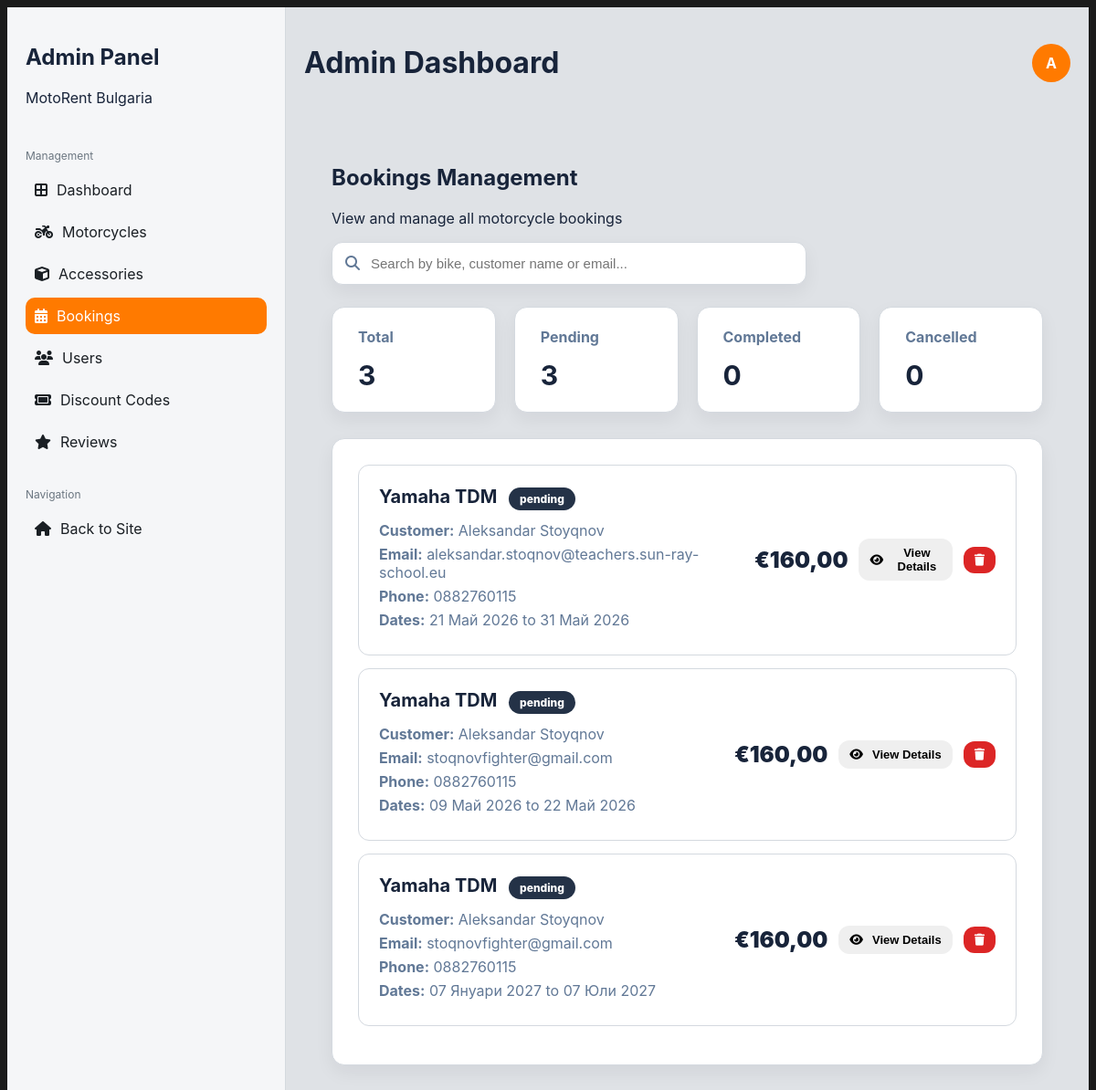
The app's page /dashboard/admin/bookings/ (signed in) with its own data.
### booking/models.py (models this page shows, shortened)
class Booking(models.Model):
    motorcycle = models.ForeignKey(Motorcycle, on_delete=models.CASCADE, related_name="bookings")
    full_name = models.CharField(max_length=120)
    email = models.EmailField()
    phone_number = models.CharField(max_length=40, blank=True)
    start_date = models.DateField()
    end_date = models.DateField()
    created_at = models.DateTimeField(auto_now_add=True)

### catalog/models.py (models this page shows, shortened)
class Motorcycle(models.Model):
    CATEGORY_CHOICES = [
        ("sport", "Sport"),
        ("touring", "Touring"),
        ("adventure", "Adventure"),
        ("cruiser", "Cruiser"),
        ("naked", "Naked"),
        ("scooter", "Scooter"),
    ]
    STATUS_CHOICES = [
        ("available", "Available"),
        ("booked", "Booked"),
        ("maintenance", "Maintenance"),
        ("unavailable", "Unavailable"),
    ]
    brand = models.CharField(max_length=100)
    model = models.CharField(max_length=100)
    description = models.TextField(blank=True)
    category = models.CharField(max_length=30, choices=CATEGORY_CHOICES, default="sport")
    price_per_day = models.DecimalField(max_digits=10, decimal_places=2)
    engine_cc = models.PositiveIntegerField(default=0)
    status = models.CharField(max_length=20, choices=STATUS_CHOICES, default="available")
    image = models.ImageField(upload_to="motorcycles/", blank=True, null=True)

### catalog/admin_views.py (the view, shortened to what this page needs)
# urls.py: path("dashboard/admin/bookings/", admin_views.admin_bookings, name="admin_bookings"),
@login_required
@user_passes_test(is_admin_user)
def admin_bookings(request):
    search = request.GET.get("q", "").strip()
    bookings = Booking.objects.select_related("motorcycle").order_by("-id")
    today = timezone.localdate()
    total_bookings = bookings.count()
    completed_bookings = bookings.filter(end_date__lt=today).count()
    pending_bookings = bookings.filter(end_date__gte=today).count()
    cancelled_bookings = 0
    return render(request, "admin_panel/bookings.html", {
        "bookings": bookings,
        "search": search,
        "total_bookings": total_bookings,
        "pending_bookings": pending_bookings,
        "completed_bookings": completed_bookings,
        "cancelled_bookings": cancelled_bookings,
    })

### catalog/admin_views.py (called while the page is built)
def is_admin_user(user):
    return user.is_authenticated and (user.is_staff or user.is_superuser)

### templates/admin_panel/bookings.html (shortened to what this page needs)
{% extends "admin_panel/base_admin.html" %}
{% load static %}
{% block page_title %}Admin Dashboard{% endblock %}
{% block content %}
<div class="admin-panel">
  <h2 class="admin-page-title admin-page-title--small">Bookings Management</h2>
  <p class="admin-page-subtitle">View and manage all motorcycle bookings</p>
  <form method="get" class="bookings-search">
    <i class="fas fa-search"></i>
    <input
      type="text"
      name="q"
      value="{{ search }}"
      placeholder="Search by bike, customer name or email..."
    >
  </form>
  <div class="booking-stats">
    <div class="booking-stat">
      <span>Total</span>
      <strong>{{ total_bookings }}</strong>
    </div>
    <div class="booking-stat">
      <span>Pending</span>
      <strong>{{ pending_bookings }}</strong>
    </div>
    <div class="booking-stat">
      <span>Completed</span>
      <strong>{{ completed_bookings }}</strong>
    </div>
    <div class="booking-stat">
      <span>Cancelled</span>
      <strong>{{ cancelled_bookings }}</strong>
    </div>
  </div>
  <div class="bookings-list">
    {% for booking in bookings %}
      <div class="booking-card">
        <div class="booking-info">
          <h3>
            {{ booking.motorcycle.brand }} {{ booking.motorcycle.model }}
            {% if booking.end_date < today %}
              <span class="booking-badge completed">completed</span>
            {% else %}
              <span class="booking-badge pending">pending</span>
            {% endif %}
          </h3>
          <p><strong>Customer:</strong> {{ booking.full_name }}</p>
          <p><strong>Email:</strong> {{ booking.email }}</p>
          <p><strong>Phone:</strong> {{ booking.phone_number }}</p>
          <p><strong>Dates:</strong> {{ booking.start_date }} to {{ booking.end_date }}</p>
        </div>
        <div class="booking-actions">
          <div class="booking-price">
            €{{ booking.motorcycle.price_per_day }}
          </div>
          <button type="button"
                  class="admin-btn admin-btn--ghost admin-btn--sm"
                  onclick="toggleBookingDetails('{{ booking.id }}')">
            <i class="fas fa-eye"></i>
            View Details
          </button>
          <form method="post"
                action="{% url 'admin_delete_booking' booking.pk %}"
                onsubmit="return confirm('Are you sure you want to delete this booking? The motorcycle will become available again.');">
            <button type="submit" class="admin-btn admin-btn--danger admin-btn--sm">
              <i class="fas fa-trash"></i>
            </button>
          </form>
        </div>
      </div>
    {% empty %}
      <div class="admin-box">
        <div class="admin-empty">No bookings found.</div>
      </div>
    {% endfor %}
  </div>
</div>
{% endblock %}

### templates/admin_panel/base_admin.html (shortened to what this page needs)
{% load static %}
<!DOCTYPE html>
<html lang="en">
<head>
  <link rel="stylesheet" href="{% static 'css/site.css' %}">
  <link rel="stylesheet" href="{% static 'css/admin.css' %}">
  <link rel="stylesheet" href="https://cdnjs.cloudflare.com/ajax/libs/font-awesome/6.5.0/css/all.min.css">
</head>
<body>
  <div class="admin-shell">
    <div class="admin-layout">
      <aside class="admin-sidebar">
        <div class="admin-brand">
          <h2>Admin Panel</h2>
          <p>MotoRent Bulgaria</p>
        </div>
        <div class="admin-section">
          <div class="admin-section-title">Management</div>
          <a href="{% url 'admin_dashboard' %}"
             class="admin-link {% if request.resolver_match.url_name == 'admin_dashboard' %}active{% endif %}">
            <i class="fas fa-border-all"></i>
            <span>Dashboard</span>
          </a>
          <a href="{% url 'admin_motorcycles' %}"
             class="admin-link {% if request.resolver_match.url_name == 'admin_motorcycles' %}active{% endif %}">
            <i class="fas fa-motorcycle"></i>
            <span>Motorcycles</span>
          </a>
          <a href="{% url 'admin_accessories' %}"
             class="admin-link {% if request.resolver_match.url_name == 'admin_accessories' %}active{% endif %}">
              <i class="fas fa-cube"></i>
              <span>Accessories</span>
          </a>
          <a href="{% url 'admin_bookings' %}"
               class="admin-link {% if request.resolver_match.url_name == 'admin_bookings' %}active{% endif %}">
              <i class="fas fa-calendar-alt"></i>
              <span>Bookings</span>
          </a>
          <a href="{% url 'admin_users' %}"
               class="admin-link {% if request.resolver_match.url_name == 'admin_users' %}active{% endif %}">
              <i class="fas fa-users"></i>
              <span>Users</span>
          </a>
          <a href="{% url 'admin_discount_codes' %}"
               class="admin-link {% if request.resolver_match.url_name == 'admin_discount_codes' %}active{% endif %}">
              <i class="fas fa-ticket"></i>
              <span>Discount Codes</span>
          </a>
          <a href="{% url 'admin_reviews' %}"
               class="admin-link {% if request.resolver_match.url_name == 'admin_reviews' %}active{% endif %}">
              <i class="fas fa-star"></i>
              <span>Reviews</span>
          </a>
        <div class="admin-section">
          <div class="admin-section-title">Navigation</div>
          <a href="{% url 'home' %}" class="admin-link">
            <i class="fas fa-home"></i>
            <span>Back to Site</span>
          </a>
        </div>
      </aside>
      <main class="admin-main">
        <div class="admin-topbar">
          <div class="admin-topbar-left">
              <h1>{% block page_title %}Admin Dashboard{% endblock %}</h1>
          </div>
          <div class="admin-user-badge">
            {{ request.user.username|first|upper }}
          </div>
        </div>
        <div class="admin-content">
          {% block content %}{% endblock %}
        </div>
      </main>
    </div>
  </div>
</body>
</html>

### static/css/site.css (style rules this page uses)
:root { --orange:#ff7a00; --dark:#0f141a; --text:#1a1f24; --muted:#6b7680; --card:#ffffff; --border:#e8edf2; --shadow: 0 10px 30px rgba(0,0,0,.10); }
* { box-sizing:border-box }
body { margin:0;font-family:Inter,system-ui,Arial,sans-serif;color:var(--text);background:#fff }
a { color:inherit }
.admin-layout { display: flex; height: 100vh; }
.admin-sidebar { width: 260px; background: #f8fafc; border-right: 1px solid #e8edf2; padding: 20px; }
.admin-section { margin-top: 30px; }
.admin-section-title { font-size: 12px; color: #6b7680; margin-bottom: 10px; }
.admin-link { display: flex; align-items: center; gap: 10px; padding: 10px; border-radius: 10px; text-decoration: none; color: #1a1f24; margin-bottom: 6px; }
.admin-link.active { background: #ff7a00; color: #fff; }
.admin-main { flex: 1; padding: 20px; background: #f1f5f9; }
.admin-topbar { display: flex; justify-content: space-between; align-items: center; }
.admin-content { margin-top: 20px; }

### static/css/admin.css (style rules this page uses)
:root { --admin-bg:#dfe2e6; --admin-surface:#ffffff; --admin-border:#d4d9df; --admin-text:#18243a; --admin-muted:#617896; --admin-orange:#ff7a00; --admin-orange-dark:#eb6f00; --admin-blue:#2b63ff; --admin-green:#16a34a; --admin-purple:#9333ea; --admin-gold:#d18a00; --admin-danger:#dc2626; --admin-danger-dark:#b91c1c; --admin-shadow:0 8px 20px rgba(15, 23, 42, .06); }
html, body { margin:0; padding:0; background:#1b1b1b; font-family:Inter,system-ui,Arial,sans-serif; color:var(--admin-text); }
* { box-sizing:border-box; }
.admin-shell { min-height:100vh; padding:8px; background:#1b1b1b; }
.admin-layout { display:flex; min-height:calc(100vh - 16px); background:var(--admin-bg); border-radius:20px; overflow:visible; }
.admin-sidebar { width:305px; background:#f5f6f8; border-right:1px solid var(--admin-border); display:flex; flex-direction:column; flex-shrink:0; }
.admin-main { flex:1; min-width:0; background:var(--admin-bg); overflow-y:auto; }
.admin-content { padding:30px; }
.admin-btn { padding:12px 16px; border:none; border-radius:12px; cursor:pointer; font-weight:700; display:flex; align-items:center; gap:10px; }
.admin-user-badge { width:42px; height:42px; border-radius:50%; background:var(--admin-orange); color:#fff; display:flex; align-items:center; justify-content:center; font-weight:700; font-size:16px; cursor:pointer; transition:all .2s ease; flex-shrink:0; }
.admin-topbar { display:flex; justify-content:space-between; align-items:center; }
.admin-btn--sm { padding:8px 12px; font-size:13px; }
.admin-btn--danger { background:var(--admin-danger); color:#fff; }
.bookings-search { max-width:520px; display:flex; align-items:center; gap:12px; background:#fff; border:1px solid var(--admin-border); border-radius:12px; padding:0 14px; margin-bottom:24px; box-shadow:var(--admin-shadow); }
.bookings-search i { color:var(--admin-muted); }
.bookings-search input { width:100%; border:none; outline:none; padding:14px 0; font-size:15px; background:transparent; color:var(--admin-text); }
.booking-stats { display:grid; grid-template-columns:repeat(4, 1fr); gap:20px; margin-bottom:28px; }
.booking-stat { background:#fff; border:1px solid var(--admin-border); border-radius:14px; padding:22px 28px; box-shadow:var(--admin-shadow); }
.booking-stat span { display:block; color:var(--admin-muted); font-weight:700; margin-bottom:14px; }
.booking-stat strong { font-size:30px; color:var(--admin-text); }
.bookings-list { background:#fff; border:1px solid var(--admin-border); border-radius:14px; padding:28px; box-shadow:var(--admin-shadow); }
.booking-card { display:flex; align-items:center; justify-content:space-between; gap:20px; border:1px solid var(--admin-border); border-radius:12px; padding:22px; margin-bottom:14px; background:#fff; }
.booking-info h3 { margin:0 0 12px; font-size:20px; }
.booking-info p { margin:6px 0; color:var(--admin-muted); }
.booking-badge { display:inline-block; margin-left:8px; padding:5px 12px; border-radius:999px; font-size:12px; font-weight:800; }
.booking-badge.pending { background:#243247; color:#fff; }
.booking-actions { display:flex; align-items:center; gap:12px; }
.booking-actions form { margin:0; }
.booking-price { font-size:24px; font-weight:900; color:var(--admin-text); white-space:nowrap; }

### records on screen
Booking: motorcycle.brand "Yamaha", motorcycle.model "TDM", shows "pending", full_name "Aleksandar Stoyqnov", email "aleksandar.stoqnov@teachers.sun-ray-school.eu", phone_number "0882760115", start_date "21 Май 2026", end_date "31 Май 2026", motorcycle.price_per_day "160,00"
Booking: motorcycle.brand "Yamaha", motorcycle.model "TDM", shows "pending", full_name "Aleksandar Stoyqnov", email "stoqnovfighter@gmail.com", phone_number "0882760115", start_date "09 Май 2026", end_date "22 Май 2026", motorcycle.price_per_day "160,00"
Booking: motorcycle.brand "Yamaha", motorcycle.model "TDM", shows "pending", full_name "Aleksandar Stoyqnov", email "stoqnovfighter@gmail.com", phone_number "0882760115", start_date "07 Януари 2027", end_date "07 Юли 2027", motorcycle.price_per_day "160,00"

### other values on screen
{{ request.user.username|first|upper }} "A"
{{ total_bookings }} "3"
{{ pending_bookings }} "3"
{{ completed_bookings }} "0"
{{ cancelled_bookings }} "0"
